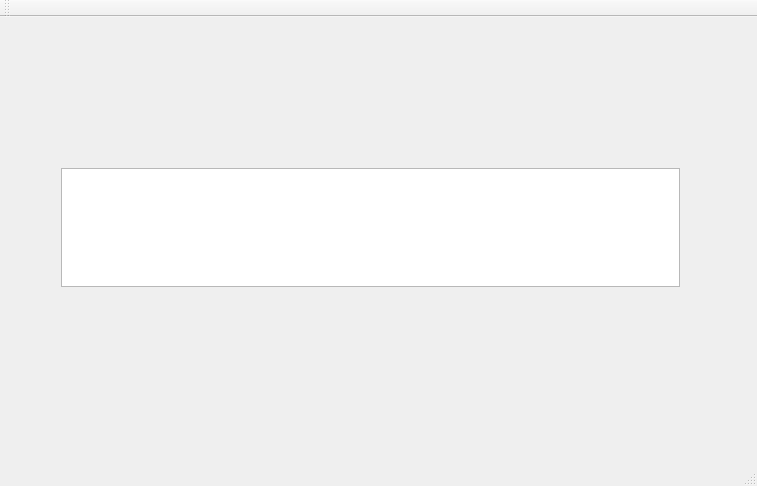
<?xml version="1.0" encoding="UTF-8"?>
<ui version="4.0">
 <class>MainWindow</class>
 <widget class="QMainWindow" name="MainWindow">
  <property name="geometry">
   <rect>
    <x>0</x>
    <y>0</y>
    <width>757</width>
    <height>486</height>
   </rect>
  </property>
  <property name="windowTitle">
   <string>MainWindow</string>
  </property>
  <widget class="QWidget" name="centralWidget">
   <widget class="QWidget" name="gridLayoutWidget">
    <property name="geometry">
     <rect>
      <x>50</x>
      <y>140</y>
      <width>641</width>
      <height>141</height>
     </rect>
    </property>
    <layout class="QGridLayout" name="gridLayout">
     <item row="0" column="0">
      <widget class="QPlainTextEdit" name="plainTextEdit"/>
     </item>
    </layout>
   </widget>
   <widget class="QWidget" name="gridLayoutWidget_2">
    <property name="geometry">
     <rect>
      <x>182</x>
      <y>40</y>
      <width>511</width>
      <height>31</height>
     </rect>
    </property>
    <layout class="QGridLayout" name="gridLayout_2"/>
   </widget>
  </widget>
  <widget class="QMenuBar" name="menuBar">
   <property name="geometry">
    <rect>
     <x>0</x>
     <y>0</y>
     <width>757</width>
     <height>23</height>
    </rect>
   </property>
  </widget>
  <widget class="QToolBar" name="mainToolBar">
   <attribute name="toolBarArea">
    <enum>TopToolBarArea</enum>
   </attribute>
   <attribute name="toolBarBreak">
    <bool>false</bool>
   </attribute>
  </widget>
  <widget class="QStatusBar" name="statusBar"/>
 </widget>
 <layoutdefault spacing="6" margin="11"/>
 <resources/>
 <connections/>
</ui>
